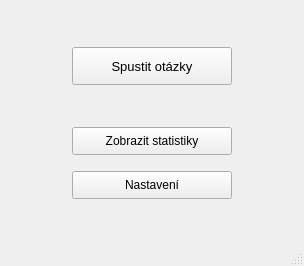
<?xml version="1.0" encoding="UTF-8"?>
<ui version="4.0">
 <class>StartMenu</class>
 <widget class="QMainWindow" name="StartMenu">
  <property name="geometry">
   <rect>
    <x>0</x>
    <y>0</y>
    <width>304</width>
    <height>266</height>
   </rect>
  </property>
  <property name="windowTitle">
   <string>autoskola-eTesty</string>
  </property>
  <widget class="QWidget" name="centralwidget">
   <layout class="QHBoxLayout" name="horizontalLayout_2">
    <item>
     <layout class="QGridLayout" name="gridLayout">
      <property name="topMargin">
       <number>0</number>
      </property>
      <item row="3" column="1">
       <widget class="QPushButton" name="pushButton_2">
        <property name="minimumSize">
         <size>
          <width>0</width>
          <height>28</height>
         </size>
        </property>
        <property name="text">
         <string>Zobrazit statistiky</string>
        </property>
       </widget>
      </item>
      <item row="2" column="1">
       <spacer name="verticalSpacer">
        <property name="orientation">
         <enum>Qt::Vertical</enum>
        </property>
        <property name="sizeType">
         <enum>QSizePolicy::MinimumExpanding</enum>
        </property>
        <property name="sizeHint" stdset="0">
         <size>
          <width>20</width>
          <height>25</height>
         </size>
        </property>
       </spacer>
      </item>
      <item row="1" column="0">
       <spacer name="horizontalSpacer">
        <property name="orientation">
         <enum>Qt::Horizontal</enum>
        </property>
        <property name="sizeHint" stdset="0">
         <size>
          <width>40</width>
          <height>20</height>
         </size>
        </property>
       </spacer>
      </item>
      <item row="1" column="2">
       <spacer name="horizontalSpacer_2">
        <property name="orientation">
         <enum>Qt::Horizontal</enum>
        </property>
        <property name="sizeHint" stdset="0">
         <size>
          <width>40</width>
          <height>20</height>
         </size>
        </property>
       </spacer>
      </item>
      <item row="0" column="1">
       <spacer name="verticalSpacer_2">
        <property name="orientation">
         <enum>Qt::Vertical</enum>
        </property>
        <property name="sizeType">
         <enum>QSizePolicy::MinimumExpanding</enum>
        </property>
        <property name="sizeHint" stdset="0">
         <size>
          <width>0</width>
          <height>38</height>
         </size>
        </property>
       </spacer>
      </item>
      <item row="6" column="1">
       <spacer name="verticalSpacer_3">
        <property name="orientation">
         <enum>Qt::Vertical</enum>
        </property>
        <property name="sizeType">
         <enum>QSizePolicy::MinimumExpanding</enum>
        </property>
        <property name="sizeHint" stdset="0">
         <size>
          <width>20</width>
          <height>25</height>
         </size>
        </property>
       </spacer>
      </item>
      <item row="1" column="1">
       <widget class="QPushButton" name="pushButton">
        <property name="minimumSize">
         <size>
          <width>160</width>
          <height>38</height>
         </size>
        </property>
        <property name="font">
         <font>
          <pointsize>10</pointsize>
         </font>
        </property>
        <property name="text">
         <string>Spustit otázky</string>
        </property>
       </widget>
      </item>
      <item row="5" column="1">
       <widget class="QPushButton" name="pushButton_3">
        <property name="minimumSize">
         <size>
          <width>0</width>
          <height>28</height>
         </size>
        </property>
        <property name="text">
         <string>Nastavení</string>
        </property>
       </widget>
      </item>
      <item row="4" column="1">
       <spacer name="verticalSpacer_5">
        <property name="orientation">
         <enum>Qt::Vertical</enum>
        </property>
        <property name="sizeType">
         <enum>QSizePolicy::Fixed</enum>
        </property>
        <property name="sizeHint" stdset="0">
         <size>
          <width>15</width>
          <height>10</height>
         </size>
        </property>
       </spacer>
      </item>
     </layout>
    </item>
   </layout>
  </widget>
  <widget class="QStatusBar" name="statusBar"/>
 </widget>
 <resources/>
 <connections/>
</ui>
